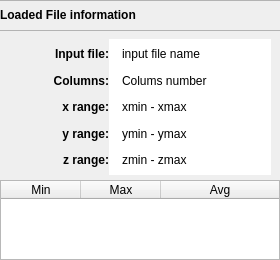
               <widget class="QWidget" name="page_32">
                <property name="geometry">
                 <rect>
                  <x>0</x>
                  <y>0</y>
                  <width>280</width>
                  <height>260</height>
                 </rect>
                </property>
                <attribute name="label">
                 <string>File info</string>
                </attribute>
                <layout class="QGridLayout" name="gridLayout_34">
                 <property name="leftMargin">
                  <number>0</number>
                 </property>
                 <property name="topMargin">
                  <number>0</number>
                 </property>
                 <property name="rightMargin">
                  <number>0</number>
                 </property>
                 <property name="bottomMargin">
                  <number>0</number>
                 </property>
                 <property name="spacing">
                  <number>0</number>
                 </property>
                 <item row="0" column="0">
                  <widget class="QWidget" name="widget_4" native="true">
                   <property name="minimumSize">
                    <size>
                     <width>280</width>
                     <height>260</height>
                    </size>
                   </property>
                   <property name="maximumSize">
                    <size>
                     <width>480</width>
                     <height>16777215</height>
                    </size>
                   </property>
                   <property name="styleSheet">
                    <string notr="true">.QWidget{
	border-top:1px solid rgb(179, 179, 179);
}

#inputFileDomain,#rowcolDomain,#xMinMaxDomain,#yMinMaxDomain,#zMinMaxDomain{
	padding-left:10px;
}</string>
                   </property>
                   <layout class="QVBoxLayout" name="verticalLayout_21">
                    <property name="spacing">
                     <number>0</number>
                    </property>
                    <property name="leftMargin">
                     <number>0</number>
                    </property>
                    <property name="topMargin">
                     <number>0</number>
                    </property>
                    <property name="rightMargin">
                     <number>0</number>
                    </property>
                    <property name="bottomMargin">
                     <number>0</number>
                    </property>
                    <item>
                     <widget class="QLabel" name="label_69">
                      <property name="minimumSize">
                       <size>
                        <width>200</width>
                        <height>30</height>
                       </size>
                      </property>
                      <property name="font">
                       <font>
                        <weight>75</weight>
                        <bold>true</bold>
                       </font>
                      </property>
                      <property name="text">
                       <string>Loaded File information</string>
                      </property>
                     </widget>
                    </item>
                    <item>
                     <widget class="QWidget" name="widget" native="true">
                      <property name="minimumSize">
                       <size>
                        <width>280</width>
                        <height>150</height>
                       </size>
                      </property>
                      <layout class="QGridLayout" name="gridLayout_33">
                       <property name="spacing">
                        <number>0</number>
                       </property>
                       <item row="0" column="0">
                        <widget class="QLabel" name="label_40">
                         <property name="minimumSize">
                          <size>
                           <width>0</width>
                           <height>30</height>
                          </size>
                         </property>
                         <property name="maximumSize">
                          <size>
                           <width>100</width>
                           <height>50</height>
                          </size>
                         </property>
                         <property name="font">
                          <font>
                           <weight>75</weight>
                           <bold>true</bold>
                          </font>
                         </property>
                         <property name="text">
                          <string>Input file:</string>
                         </property>
                         <property name="alignment">
                          <set>Qt::AlignRight|Qt::AlignTrailing|Qt::AlignVCenter</set>
                         </property>
                        </widget>
                       </item>
                       <item row="0" column="1">
                        <widget class="QLabel" name="inputFileDomain">
                         <property name="minimumSize">
                          <size>
                           <width>0</width>
                           <height>30</height>
                          </size>
                         </property>
                         <property name="maximumSize">
                          <size>
                           <width>16777215</width>
                           <height>50</height>
                          </size>
                         </property>
                         <property name="styleSheet">
                          <string notr="true">QLabel{
	background-color:white;
}</string>
                         </property>
                         <property name="text">
                          <string>input file name</string>
                         </property>
                        </widget>
                       </item>
                       <item row="1" column="0">
                        <widget class="QLabel" name="label_41">
                         <property name="minimumSize">
                          <size>
                           <width>0</width>
                           <height>30</height>
                          </size>
                         </property>
                         <property name="maximumSize">
                          <size>
                           <width>100</width>
                           <height>50</height>
                          </size>
                         </property>
                         <property name="font">
                          <font>
                           <weight>75</weight>
                           <bold>true</bold>
                          </font>
                         </property>
                         <property name="text">
                          <string>Columns:</string>
                         </property>
                         <property name="alignment">
                          <set>Qt::AlignRight|Qt::AlignTrailing|Qt::AlignVCenter</set>
                         </property>
                        </widget>
                       </item>
                       <item row="1" column="1">
                        <widget class="QLabel" name="rowcolDomain">
                         <property name="minimumSize">
                          <size>
                           <width>0</width>
                           <height>30</height>
                          </size>
                         </property>
                         <property name="maximumSize">
                          <size>
                           <width>16777215</width>
                           <height>50</height>
                          </size>
                         </property>
                         <property name="styleSheet">
                          <string notr="true">QLabel{
	background-color:white;
}</string>
                         </property>
                         <property name="text">
                          <string>Colums number</string>
                         </property>
                        </widget>
                       </item>
                       <item row="2" column="0">
                        <widget class="QLabel" name="label_38">
                         <property name="minimumSize">
                          <size>
                           <width>0</width>
                           <height>30</height>
                          </size>
                         </property>
                         <property name="maximumSize">
                          <size>
                           <width>100</width>
                           <height>50</height>
                          </size>
                         </property>
                         <property name="font">
                          <font>
                           <weight>75</weight>
                           <bold>true</bold>
                          </font>
                         </property>
                         <property name="text">
                          <string>x range:</string>
                         </property>
                         <property name="alignment">
                          <set>Qt::AlignRight|Qt::AlignTrailing|Qt::AlignVCenter</set>
                         </property>
                        </widget>
                       </item>
                       <item row="2" column="1">
                        <widget class="QLabel" name="xMinMaxDomain">
                         <property name="minimumSize">
                          <size>
                           <width>0</width>
                           <height>30</height>
                          </size>
                         </property>
                         <property name="maximumSize">
                          <size>
                           <width>16777215</width>
                           <height>50</height>
                          </size>
                         </property>
                         <property name="styleSheet">
                          <string notr="true">QLabel{
	background-color:white;
}</string>
                         </property>
                         <property name="text">
                          <string>xmin - xmax</string>
                         </property>
                        </widget>
                       </item>
                       <item row="3" column="0">
                        <widget class="QLabel" name="label_39">
                         <property name="minimumSize">
                          <size>
                           <width>0</width>
                           <height>30</height>
                          </size>
                         </property>
                         <property name="maximumSize">
                          <size>
                           <width>100</width>
                           <height>50</height>
                          </size>
                         </property>
                         <property name="font">
                          <font>
                           <weight>75</weight>
                           <bold>true</bold>
                          </font>
                         </property>
                         <property name="text">
                          <string>y range:</string>
                         </property>
                         <property name="alignment">
                          <set>Qt::AlignRight|Qt::AlignTrailing|Qt::AlignVCenter</set>
                         </property>
                        </widget>
                       </item>
                       <item row="3" column="1">
                        <widget class="QLabel" name="yMinMaxDomain">
                         <property name="minimumSize">
                          <size>
                           <width>0</width>
                           <height>30</height>
                          </size>
                         </property>
                         <property name="maximumSize">
                          <size>
                           <width>16777215</width>
                           <height>50</height>
                          </size>
                         </property>
                         <property name="styleSheet">
                          <string notr="true">QLabel{
	background-color:white;
}</string>
                         </property>
                         <property name="text">
                          <string>ymin - ymax</string>
                         </property>
                        </widget>
                       </item>
                       <item row="4" column="0">
                        <widget class="QLabel" name="label_42">
                         <property name="minimumSize">
                          <size>
                           <width>0</width>
                           <height>30</height>
                          </size>
                         </property>
                         <property name="maximumSize">
                          <size>
                           <width>100</width>
                           <height>50</height>
                          </size>
                         </property>
                         <property name="font">
                          <font>
                           <weight>75</weight>
                           <bold>true</bold>
                          </font>
                         </property>
                         <property name="text">
                          <string>z range:</string>
                         </property>
                         <property name="alignment">
                          <set>Qt::AlignRight|Qt::AlignTrailing|Qt::AlignVCenter</set>
                         </property>
                        </widget>
                       </item>
                       <item row="4" column="1">
                        <widget class="QLabel" name="zMinMaxDomain">
                         <property name="minimumSize">
                          <size>
                           <width>0</width>
                           <height>30</height>
                          </size>
                         </property>
                         <property name="maximumSize">
                          <size>
                           <width>16777215</width>
                           <height>50</height>
                          </size>
                         </property>
                         <property name="styleSheet">
                          <string notr="true">QLabel{
	background-color:white;
}</string>
                         </property>
                         <property name="text">
                          <string>zmin - zmax</string>
                         </property>
                        </widget>
                       </item>
                      </layout>
                     </widget>
                    </item>
                    <item>
                     <widget class="QTableWidget" name="domain_Table">
                      <property name="minimumSize">
                       <size>
                        <width>280</width>
                        <height>0</height>
                       </size>
                      </property>
                      <property name="maximumSize">
                       <size>
                        <width>100000</width>
                        <height>16777215</height>
                       </size>
                      </property>
                      <property name="editTriggers">
                       <set>QAbstractItemView::NoEditTriggers</set>
                      </property>
                      <attribute name="horizontalHeaderDefaultSectionSize">
                       <number>80</number>
                      </attribute>
                      <attribute name="horizontalHeaderMinimumSectionSize">
                       <number>40</number>
                      </attribute>
                      <attribute name="horizontalHeaderStretchLastSection">
                       <bool>true</bool>
                      </attribute>
                      <column>
                       <property name="text">
                        <string>Min</string>
                       </property>
                      </column>
                      <column>
                       <property name="text">
                        <string>Max</string>
                       </property>
                      </column>
                      <column>
                       <property name="text">
                        <string>Avg</string>
                       </property>
                      </column>
                     </widget>
                    </item>
                   </layout>
                  </widget>
                 </item>
                </layout>
               </widget>
